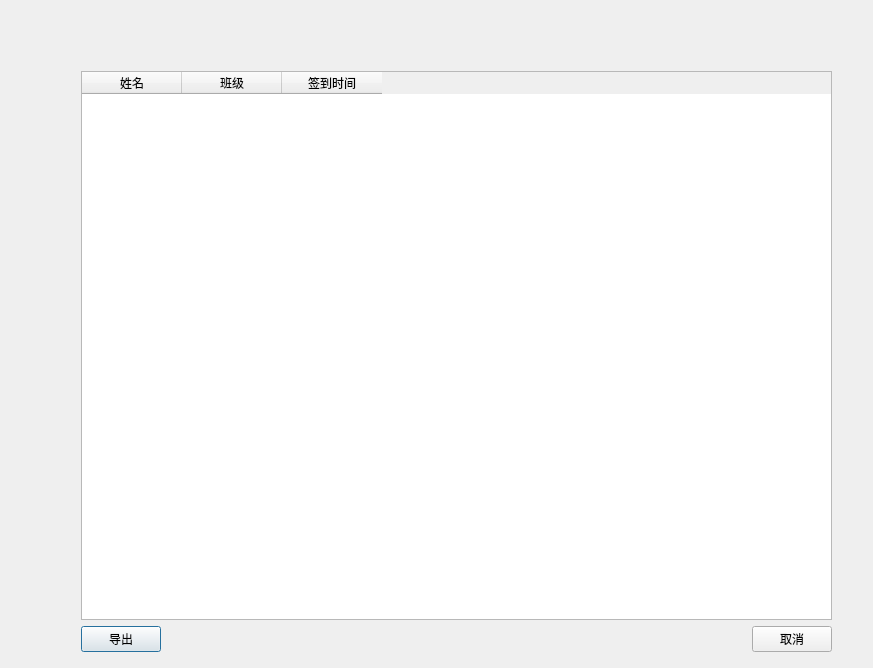
<?xml version="1.0" encoding="UTF-8"?>
<ui version="4.0">
 <class>Dialog</class>
 <widget class="QDialog" name="Dialog">
  <property name="geometry">
   <rect>
    <x>0</x>
    <y>0</y>
    <width>873</width>
    <height>668</height>
   </rect>
  </property>
  <property name="windowTitle">
   <string>Dialog</string>
  </property>
  <widget class="QWidget" name="">
   <property name="geometry">
    <rect>
     <x>81</x>
     <y>71</y>
     <width>751</width>
     <height>581</height>
    </rect>
   </property>
   <layout class="QGridLayout" name="gridLayout">
    <item row="0" column="0">
     <widget class="QTableWidget" name="tableWidget">
      <column>
       <property name="text">
        <string>姓名</string>
       </property>
      </column>
      <column>
       <property name="text">
        <string>班级</string>
       </property>
      </column>
      <column>
       <property name="text">
        <string>签到时间</string>
       </property>
      </column>
     </widget>
    </item>
    <item row="1" column="0">
     <layout class="QHBoxLayout" name="horizontalLayout">
      <item>
       <widget class="QPushButton" name="pushButton">
        <property name="text">
         <string>导出</string>
        </property>
       </widget>
      </item>
      <item>
       <spacer name="horizontalSpacer">
        <property name="orientation">
         <enum>Qt::Horizontal</enum>
        </property>
        <property name="sizeHint" stdset="0">
         <size>
          <width>40</width>
          <height>20</height>
         </size>
        </property>
       </spacer>
      </item>
      <item>
       <widget class="QPushButton" name="pushButton_2">
        <property name="text">
         <string>取消</string>
        </property>
       </widget>
      </item>
     </layout>
    </item>
   </layout>
  </widget>
 </widget>
 <resources/>
 <connections/>
</ui>
